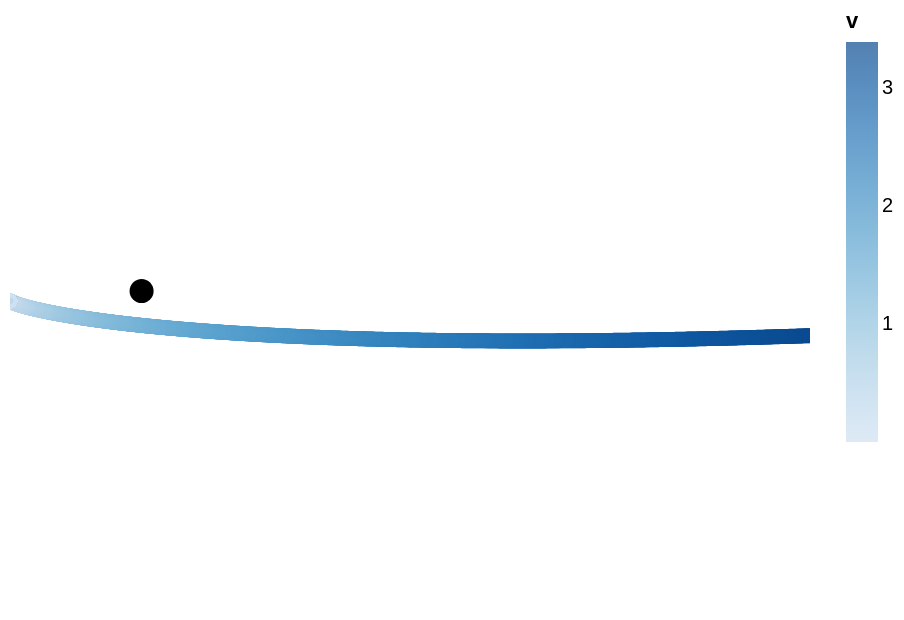

Here is the notebook cell this chart was saved with:
### Code cell
hole_plot + alt.Chart(df).mark_point(clip=True).encode(
    longitude="x",
    latitude="y",
    color="v",
)

### Figure 1 — Vega-Lite specification as saved in the notebook (floating-point values rounded to 4 significant figures; data arrays with more than 128 entries replaced by an {"elided": "..."} marker saying what was removed)
{"config": {"view": {"continuousWidth": 400, "continuousHeight": 300}}, "layer": [{"data": {"name": "data-1f2085984b5266c946bf455742b513c8"}, "mark": {"type": "geoshape", "color": "black"}}, {"data": {"name": "data-7fc6bb37f9dac8f1d9945ec491052216"}, "mark": {"type": "point", "clip": true}, "encoding": {"color": {"field": "v", "type": "quantitative"}, "latitude": {"field": "y", "type": "quantitative"}, "longitude": {"field": "x", "type": "quantitative"}}}], "$schema": "https://vega.github.io/schema/vega-lite/v4.17.0.json", "datasets": {"data-1f2085984b5266c946bf455742b513c8": [{"type": "Feature", "geometry": {"type": "Polygon", "coordinates": [[[0.054, 0.0], [0.05296, -0.01053], [0.04989, -0.02066], [0.0449, -0.03], [0.03818, -0.03818], [0.03, -0.0449], [0.02066, -0.04989], [0.01053, -0.05296], [3.307e-18, -0.054], [-0.01053, -0.05296], [-0.02066, -0.04989], [-0.03, -0.0449], [-0.03818, -0.03818], [-0.0449, -0.03], [-0.04989, -0.02066], [-0.05296, -0.01053], [-0.054, -6.613e-18], [-0.05296, 0.01053], [-0.04989, 0.02066], [-0.0449, 0.03], [-0.03818, 0.03818], [-0.03, 0.0449], [-0.02066, 0.04989], [-0.01053, 0.05296], [-9.92e-18, 0.054], [0.01053, 0.05296], [0.02066, 0.04989], [0.03, 0.0449], [0.03818, 0.03818], [0.0449, 0.03], [0.04989, 0.02066], [0.05296, 0.01053], [0.054, 0.0]]]}}], "data-7fc6bb37f9dac8f1d9945ec491052216": {"elided": "2154 records"}}}
